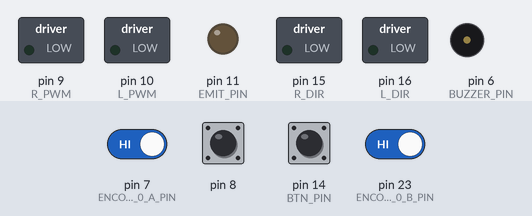
Bench run of a sketch on a simulated Arduino Leonardo, built with avr-gcc and run on an emulated ATmega32U4. Parts: switched loads named in the sketch (green lamp = pin HIGH), output pins drawn as LEDs (lit = HIGH), buzzer (waves = sounding). Dashed ring = blinking. Inputs (shaded band) come from the test bench; at power-on: pin 7 (ENCODER_0_A_PIN), pin 8, pin 14 (BTN_PIN), pin 23 (ENCODER_0_B_PIN) HIGH.

Above: at 0.8 s.
0.9 s: pin 14 (BTN_PIN) pulled LOW for 0.15 s
At 1.04 s:
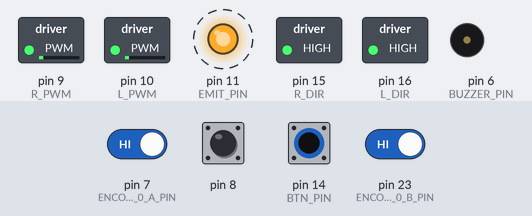
Timing chart, 0 to 9.9 s (numbered marks = the images above; inputs shaded):
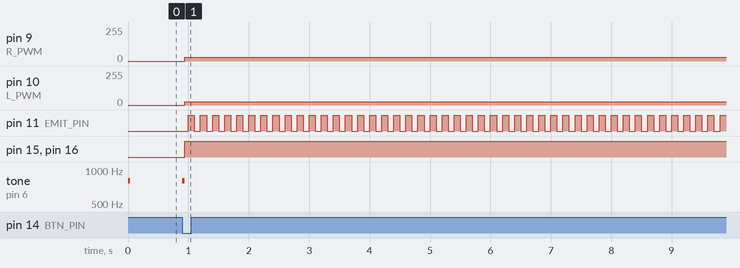

Measured:
- after the input at 0.9 s, pin 9 (R_PWM): 0/255 → 27/255 at once; pin 10 (L_PWM): 0/255 → 25/255 at once; pin 11 (EMIT_PIN): alternates HIGH for 0.10 s and LOW for 0.10 s, starting after 0.10 s; pin 15 (R_DIR), pin 16 (L_DIR): LOW → HIGH at once; tone on pin 6 (BUZZER_PIN): silent → 800 Hz at once, → silent 0.04 s later

The sketch:

Leader.ino
```cpp
#include "Encoders.h"
#include "Motors.h"
#include "PID.h"
#include "Kinematics.h"

#define EMIT_PIN    11
#define BTN_PIN     14
#define BUZZER_PIN  6

Motors_c     motors;
Kinematics_c kin;
PID_c        left_pid;
PID_c        right_pid;

unsigned long ir_ts = 0;
bool          ir_bump_mode = true;
unsigned long beep_off_time = 0;

void softBeep(int duration_ms) {
  tone(BUZZER_PIN, 800);
  beep_off_time = millis() + duration_ms;
}

#define DRIVE_EST_MS    20UL
#define DRIVE_PID_MS    40UL
#define DRIVE_PWM_LIMIT 60
const float DEMAND_CS = -300.0f;
const int   kF_L      = 16;
const int   kF_R      = 15;

float KP_L = 0.04025f, KI_L = 0.00000f, KD_L = 0.0f;
float KP_R = 0.07000f, KI_R = 0.00000f, KD_R = 0.0f;

unsigned long drive_est_ts = 0, drive_pid_ts = 0;
long          d_last_e0    = 0, d_last_e1    = 0;
float         spdL_cps     = 0.0f, spdR_cps   = 0.0f;
float         d_mL1        = 0.0f, d_mL2      = 0.0f;
float         d_mR1        = 0.0f, d_mR2      = 0.0f;

float theta0 = 0.0f;
int   arc_state = 1;

static inline float clampf(float v, float lo, float hi) {
  if (v < lo) return lo;
  if (v > hi) return hi;
  return v;
}
static inline int iround(float v) {
  return (int)lroundf(v);
}

void setup() {
  Serial.begin(115200);

  motors.initialise();
  setupEncoder0();
  setupEncoder1();

  kin.initialise(0.0f, 0.0f, M_PI/6.0f);
  theta0 = kin.theta;

  pinMode(EMIT_PIN, OUTPUT);
  digitalWrite(EMIT_PIN, LOW);
  pinMode(BTN_PIN, INPUT_PULLUP);
  pinMode(BUZZER_PIN, OUTPUT);

  softBeep(40);
  while (digitalRead(BTN_PIN) == HIGH) {
    unsigned long now = millis();
    if (now >= beep_off_time && beep_off_time != 0) {
      noTone(BUZZER_PIN);
      beep_off_time = 0;
    }
  }
  softBeep(40);

  unsigned long now = millis();
  ir_ts        = now;
  drive_est_ts = now;
  drive_pid_ts = now;

  left_pid.initialise(KP_L, KI_L, KD_L);
  right_pid.initialise(KP_R, KI_R, KD_R);
  left_pid.reset();
  right_pid.reset();
}

void loop() {
  unsigned long now = millis();

  if (now >= beep_off_time && beep_off_time != 0) {
    noTone(BUZZER_PIN);
    beep_off_time = 0;
  }

  if (now - ir_ts >= 100UL) {
    ir_ts = now;
    ir_bump_mode = !ir_bump_mode;
    digitalWrite(EMIT_PIN, ir_bump_mode ? LOW : HIGH);
  }

  if (now - drive_est_ts >= DRIVE_EST_MS) {
    unsigned long dt = now - drive_est_ts;
    drive_est_ts = now;

    long e0 = count_e0;
    long e1 = count_e1;
    long d0 = e0 - d_last_e0;
    long d1 = e1 - d_last_e1;
    d_last_e0 = e0;
    d_last_e1 = e1;

    float dt_sec = (float)dt / 1000.0f;

    spdR_cps = (float)d0 / dt_sec;
    spdL_cps = (float)d1 / dt_sec;

    kin.update();
  }

  if (arc_state == 1) {
    float dtheta = kin.theta - theta0;
    while (dtheta >  M_PI) dtheta -= 2*M_PI;
    while (dtheta < -M_PI) dtheta += 2*M_PI;

    if (dtheta <= -M_PI/3.0f) {
      motors.setPWM(0,0);
      arc_state = 4;
    }
  }

  if (arc_state == 4) {
    return;
  }

  if (now - drive_pid_ts >= DRIVE_PID_MS) {
    drive_pid_ts = now;

    const float wheel_sep = 70.0f;
    const float R_arc     = 450.0f;
    const float R_L = R_arc - wheel_sep;
    const float R_R = R_arc + wheel_sep;

    const float SCALE_L = 0.904f;
    const float SCALE_R = 1.00f;

    float v_center = DEMAND_CS;

    float demandL = v_center * (R_L / R_arc) * SCALE_L;
    float demandR = v_center * (R_R / R_arc) * SCALE_R;

    float measL = (spdL_cps + d_mL1 + d_mL2) / 3.0f;
    float measR = (spdR_cps + d_mR1 + d_mR2) / 3.0f;
    d_mL2 = d_mL1; d_mL1 = spdL_cps;
    d_mR2 = d_mR1; d_mR1 = spdR_cps;

    float uL = left_pid.update(demandL, measL);
    float uR = right_pid.update(demandR, measR);

    float uLc = clampf(uL, -12.0f, 12.0f);
    float uRc = clampf(uR, -12.0f, 12.0f);

    float baseL = (demandL >= 0.0f) ? kF_L : -kF_L;
    float baseR = (demandR >= 0.0f) ? kF_R : -kF_R;

    float pwmL = clampf(baseL + uLc, -DRIVE_PWM_LIMIT, DRIVE_PWM_LIMIT);
    float pwmR = clampf(baseR + uRc, -DRIVE_PWM_LIMIT, DRIVE_PWM_LIMIT);

    motors.setPWM(iround(pwmL), iround(pwmR));
  }
}
```

Encoders.h
```cpp
#ifndef _ENCODERS_H
#define _ENCODERS_H

#define ENCODER_0_A_PIN  7
#define ENCODER_0_B_PIN  23
#define ENCODER_1_A_PIN  26

volatile long count_e0;
volatile byte state_e0;
volatile long count_e1;
volatile byte state_e1;

ISR( INT6_vect ) {
  boolean e0_B = digitalRead( ENCODER_0_B_PIN );
  boolean e0_A = digitalRead( ENCODER_0_A_PIN );

  e0_A = e0_A ^ e0_B;

  state_e0 = state_e0 | ( e0_B  << 3 );
  state_e0 = state_e0 | ( e0_A  << 2 );

  if ( state_e0 == 1 ) {
    count_e0--;
  } else if ( state_e0 == 2) {
    count_e0++;
  } else if ( state_e0 == 4) {
    count_e0++;
  } else if ( state_e0 == 7) {
    count_e0--;
  } else if ( state_e0 == 8) {
    count_e0--;
  } else if ( state_e0 == 11) {
    count_e0++;
  } else if ( state_e0 == 13) {
    count_e0++;
  } else if ( state_e0 == 14) {
    count_e0--;
  }

  state_e0 = state_e0 >> 2;

}

ISR( PCINT0_vect ) {

  boolean e1_B = PINE & (1 << PINE2);

  boolean e1_A = digitalRead( ENCODER_1_A_PIN );

  e1_A = e1_A ^ e1_B;

  state_e1 = state_e1 | ( e1_B  << 3 );
  state_e1 = state_e1 | ( e1_A  << 2 );

  if ( state_e1 == 1 ) {
    count_e1--;
  } else if ( state_e1 == 2) {
    count_e1++;
  } else if ( state_e1 == 4) {
    count_e1++;
  } else if ( state_e1 == 7) {
    count_e1--;
  } else if ( state_e1 == 8) {
    count_e1--;
  } else if ( state_e1 == 11) {
    count_e1++;
  } else if ( state_e1 == 13) {
    count_e1++;
  } else if ( state_e1 == 14) {
    count_e1--;
  }

  state_e1 = state_e1 >> 2;
}

void setupEncoder0()
{
  count_e0 = 0;

  pinMode( ENCODER_0_A_PIN, INPUT );
  pinMode( ENCODER_0_B_PIN, INPUT );

  state_e0 = 0;

  boolean e0_A = digitalRead( ENCODER_0_A_PIN );
  boolean e0_B = digitalRead( ENCODER_0_B_PIN );
  e0_A = e0_A ^ e0_B;

  state_e0 = state_e0 | ( e0_B << 1 );
  state_e0 = state_e0 | ( e0_A << 0 );

  EIMSK = EIMSK & ~(1 << INT6);

  EICRB |= ( 1 << ISC60 );

  EIFR |= ( 1 << INTF6 );

  EIMSK |= ( 1 << INT6 );

}

void setupEncoder1(){

  count_e1 = 0;

  DDRE = DDRE & ~(1 << DDE6);

  PORTE = PORTE | (1 << PORTE2 );

  pinMode( ENCODER_1_A_PIN, INPUT );
  digitalWrite( ENCODER_1_A_PIN, HIGH );

  state_e1 = 0;

  boolean e1_B = PINE & (1 << PINE2);

  boolean e1_A = digitalRead( ENCODER_1_A_PIN );

  e1_A = e1_A ^ e1_B;

  state_e1 = state_e1 | ( e1_B << 1 );
  state_e1 = state_e1 | ( e1_A << 0 );

  PCICR = PCICR & ~( 1 << PCIE0 );

  PCMSK0 |= (1 << PCINT4);

  PCIFR |= (1 << PCIF0);

  PCICR |= (1 << PCIE0);
}

#endif
```

Kinematics.h
```cpp
#ifndef _KINEMATICS_H
#define _KINEMATICS_H

#include <math.h>

extern volatile long count_e0;
extern volatile long count_e1;

const float count_per_rev = 358.3;
const float wheel_radius  = 17.475;
const float wheel_sep     = 44.48;

const float mm_per_count  = ( 2.0 * wheel_radius * PI ) / count_per_rev;

class Kinematics_c {
  public:

    float x,y,theta;

    long last_e1;
    long last_e0;

    Kinematics_c() {

    }

    void initialise( float start_x, float start_y, float start_th ) {
      last_e0 = count_e0;
      last_e1 = count_e1;
      x = start_x;
      y = start_y;
      theta = start_th;
    }

    void update( ) {

        long delta_e1;
        long delta_e0;
        float mean_delta;

        float x_contribution;
        float th_contribution;

        delta_e1 = count_e1 - last_e1;
        delta_e0 = count_e0 - last_e0;

        last_e1 = count_e1;
        last_e0 = count_e0;

        mean_delta = (float)delta_e1;
        mean_delta += (float)delta_e0;
        mean_delta /= 2.0;

        x_contribution = mean_delta * mm_per_count;

        th_contribution = (float)delta_e0;
        th_contribution -= (float)delta_e1;
        th_contribution *= mm_per_count;
        th_contribution /= (wheel_sep *2.0);

        x = x + x_contribution * cos( theta );
        y = y + x_contribution * sin( theta );
        theta = theta + th_contribution;

    }

};

#endif
```

Motors.h
```cpp
#ifndef _MOTORS_H
#define _MOTORS_H

#define L_PWM 10
#define L_DIR 16
#define R_PWM 9
#define R_DIR 15
#define MAX_PWM 120.0
#define FWD LOW
#define REV HIGH

class Motors_c {
public:
  Motors_c() {}

  void initialise() {
    pinMode(L_PWM, OUTPUT);
    pinMode(L_DIR, OUTPUT);
    pinMode(R_PWM, OUTPUT);
    pinMode(R_DIR, OUTPUT);
    analogWrite(L_PWM, 0);
    analogWrite(R_PWM, 0);
  }

  void setPWM(float left_pwr, float right_pwr) {

    int Lp = constrain((int)fabs(left_pwr), 0, 255);
    int Rp = constrain((int)fabs(right_pwr), 0, 255);

    digitalWrite(L_DIR, (left_pwr < 0) ? REV : FWD);
    analogWrite(L_PWM, Lp);

    digitalWrite(R_DIR, (right_pwr < 0) ? REV : FWD);
    analogWrite(R_PWM, Rp);
  }
};

#endif
```

PID.h
```cpp
#ifndef _PID_H
#define _PID_H

class PID_c {
  public:

    float last_error;
    float p_term;
    float i_term;
    float d_term;
    float i_sum;
    float feedback;

    float p_gain;
    float i_gain;
    float d_gain;

    unsigned long ms_last_t;

    PID_c() {
    }

    void initialise( float p, float i, float d ) {
       feedback = 0;
       last_error = 0;
       p_term = 0;
       i_term = 0;
       d_term = 0;
       i_sum = 0;

       p_gain = p;
       i_gain = i;
       d_gain = d;

       ms_last_t = millis();
    }

    void reset() {
      p_term = 0;
      i_term = 0;
      d_term = 0;
      i_sum = 0;
      last_error = 0;
      feedback = 0;
      ms_last_t = millis();
    }

    float update( float demand, float measurement ) {
      float error;
      unsigned long ms_now_t;
      unsigned long ms_dt;
      float float_dt;
      float diff_error;

      ms_now_t = millis();
      ms_dt = ms_now_t - ms_last_t;

      ms_last_t = millis();

      float_dt = (float)ms_dt;

      if( float_dt == 0.0 ) return feedback;

      error = demand - measurement;
      last_error = error;

      p_term = p_gain * error;

      i_sum = i_sum + (error * float_dt);

      i_term = i_gain * i_sum;

      diff_error = (error - last_error) / float_dt;
      d_term = diff_error * d_gain;

      feedback = p_term + i_term + d_term;

      return feedback;
    }

};

#endif
```
